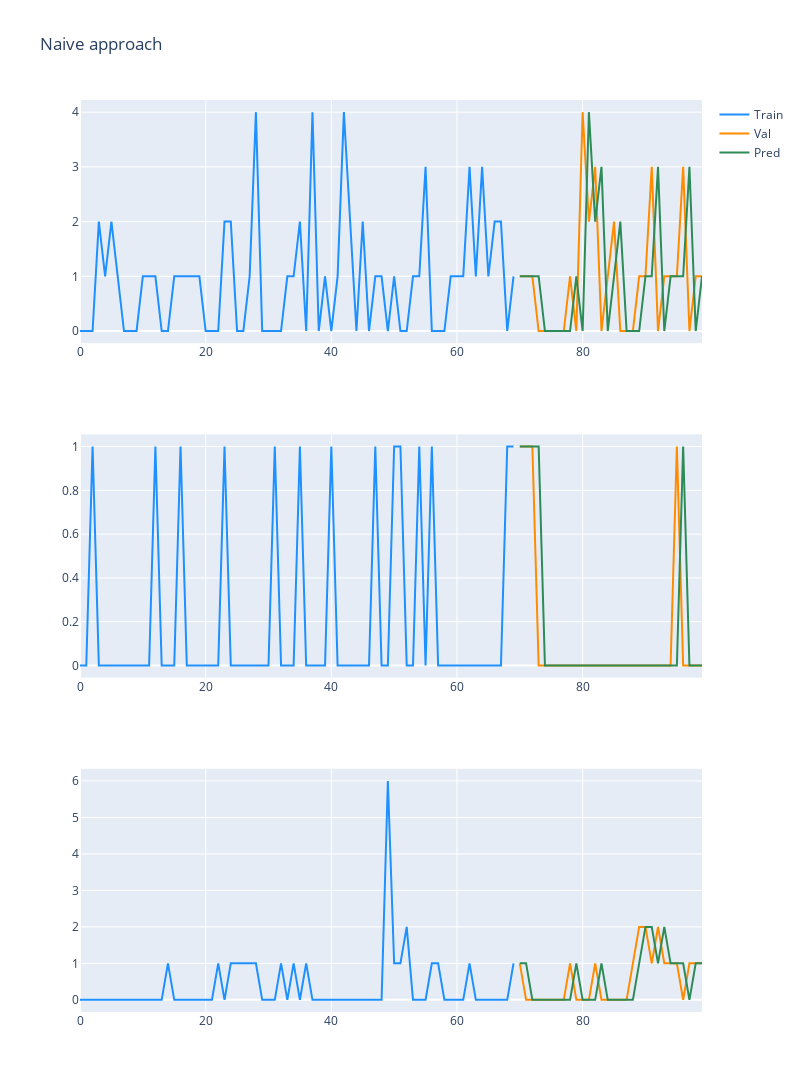

Here is the notebook cell this chart was saved with:
### Code cell
pred_1 = predictions[0]
pred_2 = predictions[1]
pred_3 = predictions[2]

fig = make_subplots(rows=3, cols=1)

fig.add_trace(
    go.Scatter(x=np.arange(70), mode='lines', y=train_dataset.loc[0].values, marker=dict(color="dodgerblue"),
               name="Train"),
    row=1, col=1
)

fig.add_trace(
    go.Scatter(x=np.arange(70, 100), y=val_dataset.loc[0].values, mode='lines', marker=dict(color="darkorange"),
               name="Val"),
    row=1, col=1
)

fig.add_trace(
    go.Scatter(x=np.arange(70, 100), y=pred_1, mode='lines', marker=dict(color="seagreen"),
               name="Pred"),
    row=1, col=1
)

fig.add_trace(
    go.Scatter(x=np.arange(70), mode='lines', y=train_dataset.loc[1].values, marker=dict(color="dodgerblue"), showlegend=False),
    row=2, col=1
)

fig.add_trace(
    go.Scatter(x=np.arange(70, 100), y=val_dataset.loc[1].values, mode='lines', marker=dict(color="darkorange"), showlegend=False),
    row=2, col=1
)

fig.add_trace(
    go.Scatter(x=np.arange(70, 100), y=pred_2, mode='lines', marker=dict(color="seagreen"), showlegend=False,
               name="Denoised signal"),
    row=2, col=1
)

fig.add_trace(
    go.Scatter(x=np.arange(70), mode='lines', y=train_dataset.loc[2].values, marker=dict(color="dodgerblue"), showlegend=False),
    row=3, col=1
)

fig.add_trace(
    go.Scatter(x=np.arange(70, 100), y=val_dataset.loc[2].values, mode='lines', marker=dict(color="darkorange"), showlegend=False),
    row=3, col=1
)

fig.add_trace(
    go.Scatter(x=np.arange(70, 100), y=pred_3, mode='lines', marker=dict(color="seagreen"), showlegend=False,
               name="Denoised signal"),
    row=3, col=1
)

fig.update_layout(height=1200, width=800, title_text="Naive approach")
fig.show()

### Figure 1 — Plotly figure (JSON) as saved in the notebook; plotly's stock layout.template omitted (floating-point values rounded to 4 significant figures)
{"data": [{"marker": {"color": "dodgerblue"}, "mode": "lines", "name": "Train", "type": "scatter", "x": [0, 1, 2, 3, 4, 5, 6, 7, 8, 9, 10, 11, 12, 13, 14, 15, 16, 17, 18, 19, 20, 21, 22, 23, 24, 25, 26, 27, 28, 29, 30, 31, 32, 33, 34, 35, 36, 37, 38, 39, 40, 41, 42, 43, 44, 45, 46, 47, 48, 49, 50, 51, 52, 53, 54, 55, 56, 57, 58, 59, 60, 61, 62, 63, 64, 65, 66, 67, 68, 69], "xaxis": "x", "y": [0, 0, 0, 2, 1, 2, 1, 0, 0, 0, 1, 1, 1, 0, 0, 1, 1, 1, 1, 1, 0, 0, 0, 2, 2, 0, 0, 1, 4, 0, 0, 0, 0, 1, 1, 2, 0, 4, 0, 1, 0, 1, 4, 2, 0, 2, 0, 1, 1, 0, 1, 0, 0, 1, 1, 3, 0, 0, 0, 1, 1, 1, 3, 1, 3, 1, 2, 2, 0, 1], "yaxis": "y"}, {"marker": {"color": "darkorange"}, "mode": "lines", "name": "Val", "type": "scatter", "x": [70, 71, 72, 73, 74, 75, 76, 77, 78, 79, 80, 81, 82, 83, 84, 85, 86, 87, 88, 89, 90, 91, 92, 93, 94, 95, 96, 97, 98, 99], "xaxis": "x", "y": [1, 1, 1, 0, 0, 0, 0, 0, 1, 0, 4, 2, 3, 0, 1, 2, 0, 0, 0, 1, 1, 3, 0, 1, 1, 1, 3, 0, 1, 1], "yaxis": "y"}, {"marker": {"color": "seagreen"}, "mode": "lines", "name": "Pred", "type": "scatter", "x": [70, 71, 72, 73, 74, 75, 76, 77, 78, 79, 80, 81, 82, 83, 84, 85, 86, 87, 88, 89, 90, 91, 92, 93, 94, 95, 96, 97, 98, 99], "xaxis": "x", "y": [1, 1, 1, 1, 0, 0, 0, 0, 0, 1, 0, 4, 2, 3, 0, 1, 2, 0, 0, 0, 1, 1, 3, 0, 1, 1, 1, 3, 0, 1], "yaxis": "y"}, {"marker": {"color": "dodgerblue"}, "mode": "lines", "showlegend": false, "type": "scatter", "x": [0, 1, 2, 3, 4, 5, 6, 7, 8, 9, 10, 11, 12, 13, 14, 15, 16, 17, 18, 19, 20, 21, 22, 23, 24, 25, 26, 27, 28, 29, 30, 31, 32, 33, 34, 35, 36, 37, 38, 39, 40, 41, 42, 43, 44, 45, 46, 47, 48, 49, 50, 51, 52, 53, 54, 55, 56, 57, 58, 59, 60, 61, 62, 63, 64, 65, 66, 67, 68, 69], "xaxis": "x2", "y": [0, 0, 1, 0, 0, 0, 0, 0, 0, 0, 0, 0, 1, 0, 0, 0, 1, 0, 0, 0, 0, 0, 0, 1, 0, 0, 0, 0, 0, 0, 0, 1, 0, 0, 0, 1, 0, 0, 0, 0, 1, 0, 0, 0, 0, 0, 0, 1, 0, 0, 1, 1, 0, 0, 1, 0, 1, 0, 0, 0, 0, 0, 0, 0, 0, 0, 0, 0, 1, 1], "yaxis": "y2"}, {"marker": {"color": "darkorange"}, "mode": "lines", "showlegend": false, "type": "scatter", "x": [70, 71, 72, 73, 74, 75, 76, 77, 78, 79, 80, 81, 82, 83, 84, 85, 86, 87, 88, 89, 90, 91, 92, 93, 94, 95, 96, 97, 98, 99], "xaxis": "x2", "y": [1, 1, 1, 0, 0, 0, 0, 0, 0, 0, 0, 0, 0, 0, 0, 0, 0, 0, 0, 0, 0, 0, 0, 0, 0, 1, 0, 0, 0, 0], "yaxis": "y2"}, {"marker": {"color": "seagreen"}, "mode": "lines", "name": "Denoised signal", "showlegend": false, "type": "scatter", "x": [70, 71, 72, 73, 74, 75, 76, 77, 78, 79, 80, 81, 82, 83, 84, 85, 86, 87, 88, 89, 90, 91, 92, 93, 94, 95, 96, 97, 98, 99], "xaxis": "x2", "y": [1, 1, 1, 1, 0, 0, 0, 0, 0, 0, 0, 0, 0, 0, 0, 0, 0, 0, 0, 0, 0, 0, 0, 0, 0, 0, 1, 0, 0, 0], "yaxis": "y2"}, {"marker": {"color": "dodgerblue"}, "mode": "lines", "showlegend": false, "type": "scatter", "x": [0, 1, 2, 3, 4, 5, 6, 7, 8, 9, 10, 11, 12, 13, 14, 15, 16, 17, 18, 19, 20, 21, 22, 23, 24, 25, 26, 27, 28, 29, 30, 31, 32, 33, 34, 35, 36, 37, 38, 39, 40, 41, 42, 43, 44, 45, 46, 47, 48, 49, 50, 51, 52, 53, 54, 55, 56, 57, 58, 59, 60, 61, 62, 63, 64, 65, 66, 67, 68, 69], "xaxis": "x3", "y": [0, 0, 0, 0, 0, 0, 0, 0, 0, 0, 0, 0, 0, 0, 1, 0, 0, 0, 0, 0, 0, 0, 1, 0, 1, 1, 1, 1, 1, 0, 0, 0, 1, 0, 1, 0, 1, 0, 0, 0, 0, 0, 0, 0, 0, 0, 0, 0, 0, 6, 1, 1, 2, 0, 0, 0, 1, 1, 0, 0, 0, 0, 1, 0, 0, 0, 0, 0, 0, 1], "yaxis": "y3"}, {"marker": {"color": "darkorange"}, "mode": "lines", "showlegend": false, "type": "scatter", "x": [70, 71, 72, 73, 74, 75, 76, 77, 78, 79, 80, 81, 82, 83, 84, 85, 86, 87, 88, 89, 90, 91, 92, 93, 94, 95, 96, 97, 98, 99], "xaxis": "x3", "y": [1, 0, 0, 0, 0, 0, 0, 0, 1, 0, 0, 0, 1, 0, 0, 0, 0, 0, 1, 2, 2, 1, 2, 1, 1, 1, 0, 1, 1, 1], "yaxis": "y3"}, {"marker": {"color": "seagreen"}, "mode": "lines", "name": "Denoised signal", "showlegend": false, "type": "scatter", "x": [70, 71, 72, 73, 74, 75, 76, 77, 78, 79, 80, 81, 82, 83, 84, 85, 86, 87, 88, 89, 90, 91, 92, 93, 94, 95, 96, 97, 98, 99], "xaxis": "x3", "y": [1, 1, 0, 0, 0, 0, 0, 0, 0, 1, 0, 0, 0, 1, 0, 0, 0, 0, 0, 1, 2, 2, 1, 2, 1, 1, 1, 0, 1, 1], "yaxis": "y3"}], "layout": {"height": 1200, "title": {"text": "Naive approach"}, "width": 800, "xaxis": {"anchor": "y", "domain": [0, 1]}, "xaxis2": {"anchor": "y2", "domain": [0, 1]}, "xaxis3": {"anchor": "y3", "domain": [0, 1]}, "yaxis": {"anchor": "x", "domain": [0.7333, 1]}, "yaxis2": {"anchor": "x2", "domain": [0.3667, 0.6333]}, "yaxis3": {"anchor": "x3", "domain": [0, 0.2667]}}}
